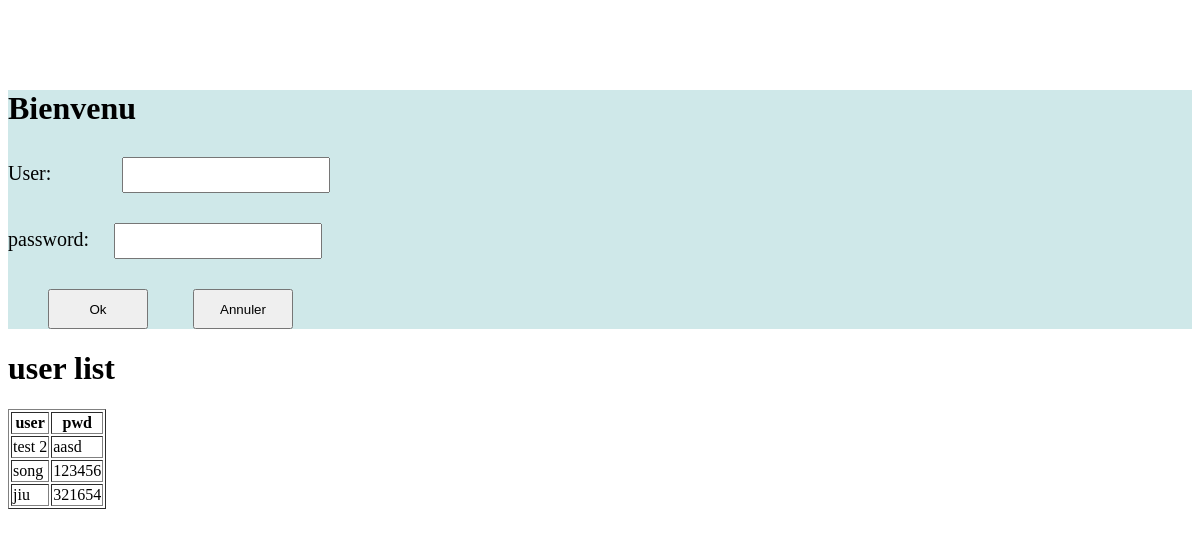
Before: /index/ with the older database file.
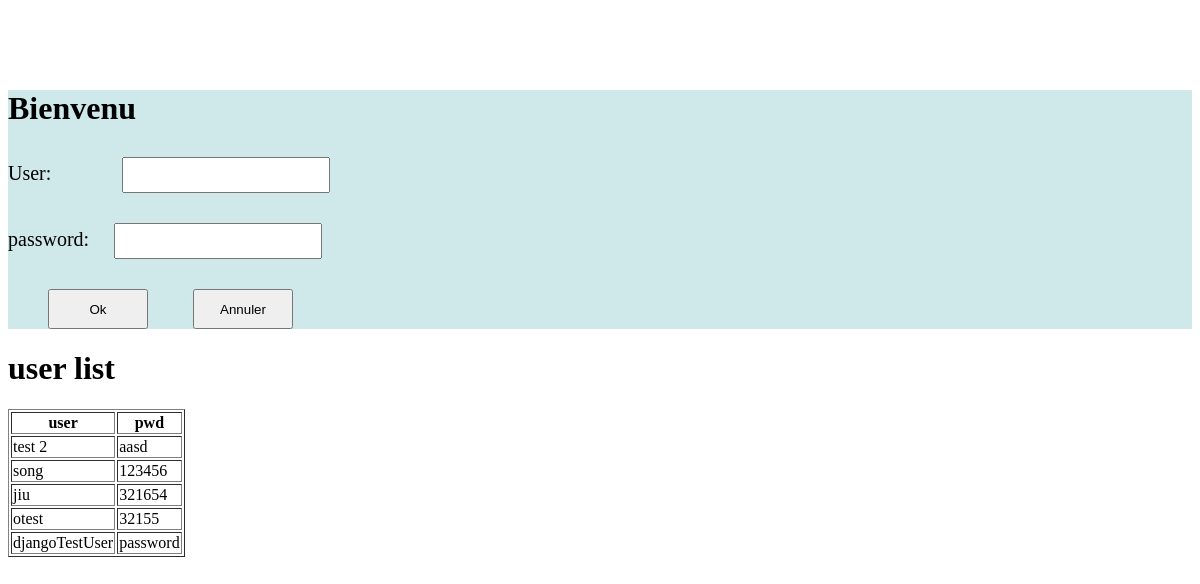
After: the same page with the newer database file.
### songWebAppp/models.py (models this page shows)
class UserInfo(models.Model):
    user=models.CharField(max_length=32)
    pwd= models.CharField(max_length=32)

### songWebAppp/views.py (the view, shortened to what this page needs)
# urls.py: path('index/', views.index),
def index(request):
    user_list=models.UserInfo.objects.all()
    return  render(request, "index.html", {"data":user_list}) #Package html

### templates/index.html (shortened to what this page needs)
<!DOCTYPE html>
<html lang="en">
<head>
</head>
<body>
    <div class="mainDiv">
        <div style="margin-top: 90px; ">
            <h1 style="...">Bienvenu</h1>
            <div class="formDiv">
                <form action="/index/" method="post">
                    <div class="textDiv">
                        <span style="width: 300px; margin-right: 66px;">User: </span>
                        <input type="text" name="username">
                    </div>
                    <div class="textDiv">
                        <span style="width: 300px; margin-right: 20px;">password: </span>
                        <input type="password" name="password">
                    </div>
                    <div class="buttonDiv">
                        <input type="submit" value="Ok"/>
                        <input type="button" value="Annuler"/>
                    </div>
                </form>
            </div>
        </div>
    </div>
    <h1 style="...">user list</h1>
    <table border="1">
        <thead>
            <th>user</th>
            <th>pwd</th>
        </thead>
        <tbody>
            {% for line in data %}
            <tr>
                <td>{{ line.user }}</td>
                <td>{{ line.pwd}}</td>
            </tr>
            {% endfor %}
        </tbody>
    </table>
</body>
</html>

### templates/index.html (style rules this page uses)
.mainDiv { background-color:#CFE8E9; height: 100%; }
.formDiv { font-size: 20px; margin-bottom: 20px; }
.formDiv input { width: 200px; height: 30px; }
.textDiv { margin-top: 30px; }
.textDiv input { width: 200px; height: 30px; }
.buttonDiv { margin-top: 30px; }
.buttonDiv input { width: 100px; height: 40px; margin-left: 40px; }

Changed rows visible on the page:
added UserInfo: user "otest", pwd "32155"
added UserInfo: user "djangoTestUser", pwd "password"
